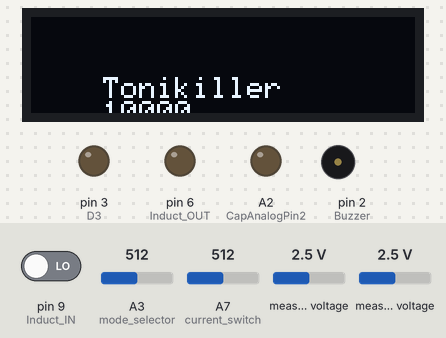
A sketch run on a simulated Arduino Nano, built with avr-gcc and run on an emulated ATmega328P. Parts: 128×32 one-colour display, output pins drawn as LEDs (lit = HIGH), buzzer (waves = sounding, pin HIGH). The inputs (shaded band) are chosen by the test bench; at power-on: A7 (current_switch) = 512, A3 (mode_selector) = 512, pin 9 (Induct_IN) LOW, measured voltage 2.5 V. What the sketch prints to the serial monitor is not drawn.

Above: at 0.3 s.
2.1 s: A7 (current_switch) set to 521
At 3.6 s:
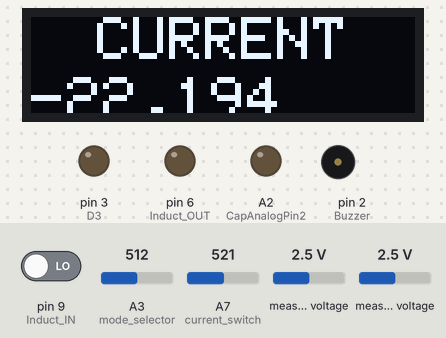
4.4 s: A7 (current_switch) set to 511
7.2 s: A3 (mode_selector) set to 375
8.7 s: A3 (mode_selector) set to 345
At 9.3 s:
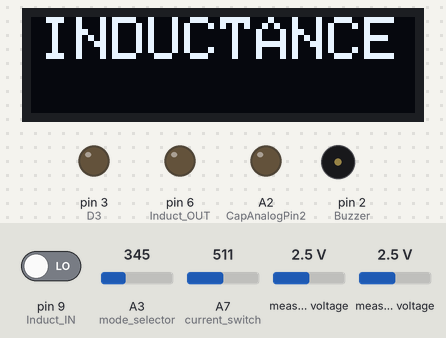
10.2 s: A3 (mode_selector) set to 472
11.7 s: A3 (mode_selector) set to 498
Timing chart, 0 to 14.7 s (numbered marks = the images above; inputs shaded):
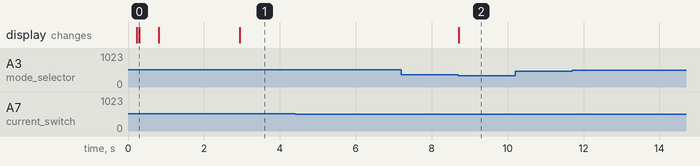

The sketch:

Multimeter_V2_0.ino
```cpp
/* Arduino multimeter V2 by ELECTRONOOBS (Voltage, resistance, capacitance, inductance adn current)
 *  Scheamtic: https://electronoobs.com/eng_arduino_tut112_sch1.php
 *  Code: https://electronoobs.com/eng_arduino_tut112_code1.php
 *  Video: https://www.youtube.com/watch?v=_M_iC_AAjxo
 *  Part list: https://electronoobs.com/eng_arduino_tut112_parts1.php
 *  PCB Gerber: https://electronoobs.com/eng_arduino_tut112_gerber1.php
 *  3D case: https://electronoobs.com/eng_arduino_tut112_stl1.php
*/

/////////////////////////////Library for ADS1115 ADC//////////////////////////////////
#include <Adafruit_ADS1015.h>       //download here: https://www.electronoobs.com/eng_arduino_Adafruit_ADS1015.php
Adafruit_ADS1115 ads(0x48);
//////////////////////////////////////////////////////////////////////////////////////

////////////////////////OLED 64x124 display with i2c//////////////////////////////////
//OLED screen libraries
#include <Adafruit_GFX.h>           //download here: https://www.electronoobs.com/eng_arduino_Adafruit_GFX.php
#include <Adafruit_SSD1306.h>
#define OLED_RESET 11
Adafruit_SSD1306 display(OLED_RESET);
//////////////////////////////////////////////////////////////////////////////////////


//Define Inputs Outputs
int mode_selector = A3;           //my analog values were: 1023, 675, 405, 285
int Vcc_read = A1;
int current_switch = A7;          //1023 - Left, 0 - Right
int Baterry_read = A7;            //divider: 6.8k and 2.2k = 0.24*Vin
int CapAnalogPin = A0;
int CapAnalogPin2 = A2;
int Buzzer = 2;
int D3 = 3;                       //Pins for resistance mode
int D4 = 4;                       //Pins for resistance mode
int D5 = 5;                       //Pins for resistance mode
int Induct_OUT = 6;               //Pin for pulse for inductance mode
int D7 = 7;                       //For voltage mode, divider for set to GND
int Right_button = 8;
int Induct_IN = 9;
int Left_button = 10;
int dischargePin = 13;
int D12 = 12;                     //For voltage mode, divider for set to GND
int chargePin = 11;


/////////////////////Variables/////////////////////
int mode = 1;

//Voltage mode
float VoltageReadOffset = 0.0;
float Voltage = 0.0;
float Volt_ref = 0;

//Resistance mode
int R2_1 = 2050;
int R2_2 = 20;      //In K ohms
int R2_3 = 195;     //in K ohms
int Res_Offset = 0;
bool conductivity = true;

//Capacitance mode
unsigned long startTime;
unsigned long elapsedTime;
float microFarads;
float nanoFarads;
#define resistorValue  10200.00F  //Remember, we've used a 10K resistor to charge the capacitor
bool cap_scale = false;
//Small scale
const float IN_STRAY_CAP_TO_GND = 56.88;
const float IN_CAP_TO_GND  = IN_STRAY_CAP_TO_GND;
const float R_PULLUP = 34.8;
const int MAX_ADC_VALUE = 1023;

//Inductance mode
double pulse, frequency, Induct_cap, inductance;

//Current mode
float Sensibility = 0.113;                      //Given by the ACS712 datasheet but tweeked a bit


void setup() {
  Serial.begin(9600);
  ads.begin();                        //Start the communication with the ADC

  analogReference(DEFAULT);

  pinMode(mode_selector, INPUT);
  pinMode(Vcc_read, INPUT);
  pinMode(current_switch, INPUT);
  pinMode(A6, INPUT);
  pinMode(CapAnalogPin, INPUT);
  pinMode(CapAnalogPin2, OUTPUT);

  pinMode(Buzzer, OUTPUT);
  pinMode(D3, INPUT);
  pinMode(D4, INPUT);
  pinMode(D5, INPUT);
  pinMode(Induct_OUT, OUTPUT);
  pinMode(D7, INPUT);
  pinMode(Left_button, INPUT_PULLUP);
  pinMode(Induct_IN, INPUT);
  pinMode(Right_button, INPUT_PULLUP);
  pinMode(dischargePin, INPUT);
  pinMode(D12, INPUT);
  pinMode(chargePin, OUTPUT);


  digitalWrite(Buzzer,LOW);
  digitalWrite(chargePin,LOW);
  digitalWrite(Induct_OUT,LOW);

  delay(200);

  //OLED display settings...
  display.begin(SSD1306_SWITCHCAPVCC, 0x3C);  // initialize with the I2C addr 0x3C (for the 128x32 or 64 from eBay)
  delay(50);
  display.clearDisplay();

  display.setTextSize(1);
  display.setTextColor(WHITE);
  display.setCursor(0,20);
  display.println("    Tonikiller");
  display.println("    10000");
  display.display();

  delay(500);
  display.clearDisplay();
  display.display();
}

void loop() {
  analogReference(DEFAULT);
  ////////////////////////////MODE DETECTOR//////////////////////////////
  if(analogRead(current_switch) > 512)
  {
    mode = 5;
  }
  else
  {
    int val = analogRead(mode_selector);
    if(val > 750)
    {
      //Serial.println("MODE 1");
      mode = 1;
    }
    else if(val > 480)
    {
      //Serial.println("MODE 2");
      mode = 2;
    }
    else if(val > 360)
    {
      //Serial.println("MODE 3");
      mode = 3;
    }
    else
    {
      //Serial.println("MODE 4");
      mode = 4;
    }
  }
  /////////////////////////END MODE DETECTOR//////////////////////////////


  ////////////////////////////////MODE 1//////////////////////////////////
  if( mode == 1 )
  {
    pinMode(D12,OUTPUT);
    pinMode(D7,OUTPUT);
    digitalWrite(D12,LOW);
    digitalWrite(D7,LOW);
    float adc; // Leemos el ADC, con 16 bits
    adc = ads.readADC_Differential_0_1();
    //adc = ads.readADC_SingleEnded(0);
    Voltage = 11 * (adc * 0.1875)/1000 + VoltageReadOffset;
    //I've used a 1K adn 10K divider so outpout is 1/11 that's why
    //we multiply voltage by  11
    //Serial.print(Voltage, 2);
    //Serial.println(" Volts");
    display.clearDisplay();
    display.setTextSize(2);
    display.setTextColor(WHITE);
    display.setCursor(12,0);
    display.print(" VOLTAGE");

    display.setTextSize(2);
    display.setTextColor(WHITE);
    display.setCursor(0,20);
    display.println(Voltage);
    display.println("V");
    display.display();


    delay(10);
  }
  /////////////////////////////END MODE 1/////////////////////////////////


  if( mode == 2 )
  {
    pinMode(D4,INPUT);
    pinMode(D5,INPUT);
    pinMode(D3,OUTPUT);
    digitalWrite(D3,LOW);
    delay(10);

    float adc2;
    float res;

    /*int res_loop = 0;
    while(res_loop < 10)
    {
      adc2 = ads.readADC_SingleEnded(2);
      Voltage = Voltage + (adc2 * 0.1875)/1000;
      res_loop = res_loop + 1;
    }
    Voltage = Voltage/10;    */

    adc2 = ads.readADC_SingleEnded(2);
    Voltage = (adc2 * 0.1875)/1000;


    res = ((R2_1*5.04 )/Voltage) - R2_1 - Res_Offset;

    if(res < 2000)
    {
      Serial.print(res, 2);
      Serial.println(" Ohms");
    }
    else if(res < 20000)
    {
      pinMode(D3,INPUT);
      pinMode(D4,OUTPUT);
      pinMode(D5,INPUT);
      digitalWrite(D4,LOW);
      delay(10);

      adc2 = ads.readADC_SingleEnded(2);
      Voltage = (adc2 * 0.1875)/1000;
      res = ((R2_2*5)/Voltage) - R2_2;          //3.422V(AMS1117 3.3V) -0.616V (diode)
      Serial.print(res, 2);
      Serial.println(" KOhms");
    }
    else if(res > 20000)
    {
      pinMode(D5,OUTPUT);
      pinMode(D3,INPUT);
      pinMode(D4,INPUT);
      digitalWrite(D5,LOW);
      delay(10);

      adc2 = ads.readADC_SingleEnded(2);
      Voltage = (adc2 * 0.1875)/1000;
      res = ((R2_3*5)/Voltage) - R2_3;
    }
    delay(50);
  }


  ////////////////////////////////MODE 4//////////////////////////////////
  if( mode == 4 )
  {
    display.clearDisplay();
    display.setTextSize(2);
    display.setTextColor(WHITE);
    display.setCursor(3,0);
    display.print("INDUCTANCE");
    display.display();

    digitalWrite(Induct_OUT, HIGH);
    delay(5);                               //give some time to charge inductor.
    digitalWrite(Induct_OUT,LOW);
    delayMicroseconds(100);                 //make sure resination is measured
    pulse = pulseIn(Induct_IN,HIGH,5000);   //returns 0 if timeout
    if(pulse > 0.1)                         //if a timeout did not occur and it took a reading:
    {
      //#error insert your used capacitance value here. Currently using 2uF. Delete this line after that
      Induct_cap = 2.E-6;                                                   // - insert value here

      frequency = 1.E6/(2*pulse);
      inductance = 1./(Induct_cap*frequency*frequency*4.*3.14159*3.14159);  //one of my profs told me just do squares like this
      inductance *= 1E6;                                                    //note that this is the same as saying inductance = inductance*1E6

      //Serial print
      Serial.print( inductance );
      Serial.println("uH");


      display.setTextSize(2);
      display.setTextColor(WHITE);
      display.setCursor(0,20);
      display.println(inductance);
      display.println("uH");
      display.display();
      delay(100);
    }
  }//end mode 4
  /////////////////////////////END MODE 4/////////////////////////////////


  ////////////////////////////////MODE 5//////////////////////////////////
  if( mode == 5 )
  {
    int read_loop = 0;
    float Sens_volt = 0;
    while(read_loop < 100)
    {
      float adc3; // Leemos el ADC, con 16 bits
      adc3 = ads.readADC_SingleEnded(3);
      Sens_volt = Sens_volt + ( (adc3 * 0.1875)/1000 );
      read_loop = read_loop + 1;
    }
    //133 233
    Sens_volt = Sens_volt/100;
    Serial.println(Sens_volt);
    float I =  -0.004 + ((Sens_volt - 2.5075)/Sensibility); //Ecuación  para obtener la corriente
    Serial.print(I,3);
    Serial.println(" A");
    display.clearDisplay();
    display.setTextSize(2);
    display.setTextColor(WHITE);
    display.setCursor(10,0);
    display.print(" CURRENT");

    display.setTextSize(2);
    display.setTextColor(WHITE);
    display.setCursor(0,20);
    display.println(I,3);
    display.println("A");
    display.display();
    delay(50);
  }
  /////////////////////////////END MODE 5/////////////////////////////////


}//End of void Loop
```

Measured:
- the behaviour switches between 512 and 513 on A7 (current_switch) (found by bisection; images 0 and 1)
- the behaviour switches between 361 and 360 on A3 (mode_selector) (found by bisection; images 1 and 2)
- after the input at 2.1 s, the display: changes after 0.85 s (image 1)
- after the input at 7.2 s, every drawn part: stays the same
- after the input at 8.7 s, the display: changes at once (image 2)
- what the display in image 0 shows lasts 0.5 s, from 0.3 s to 0.8 s
